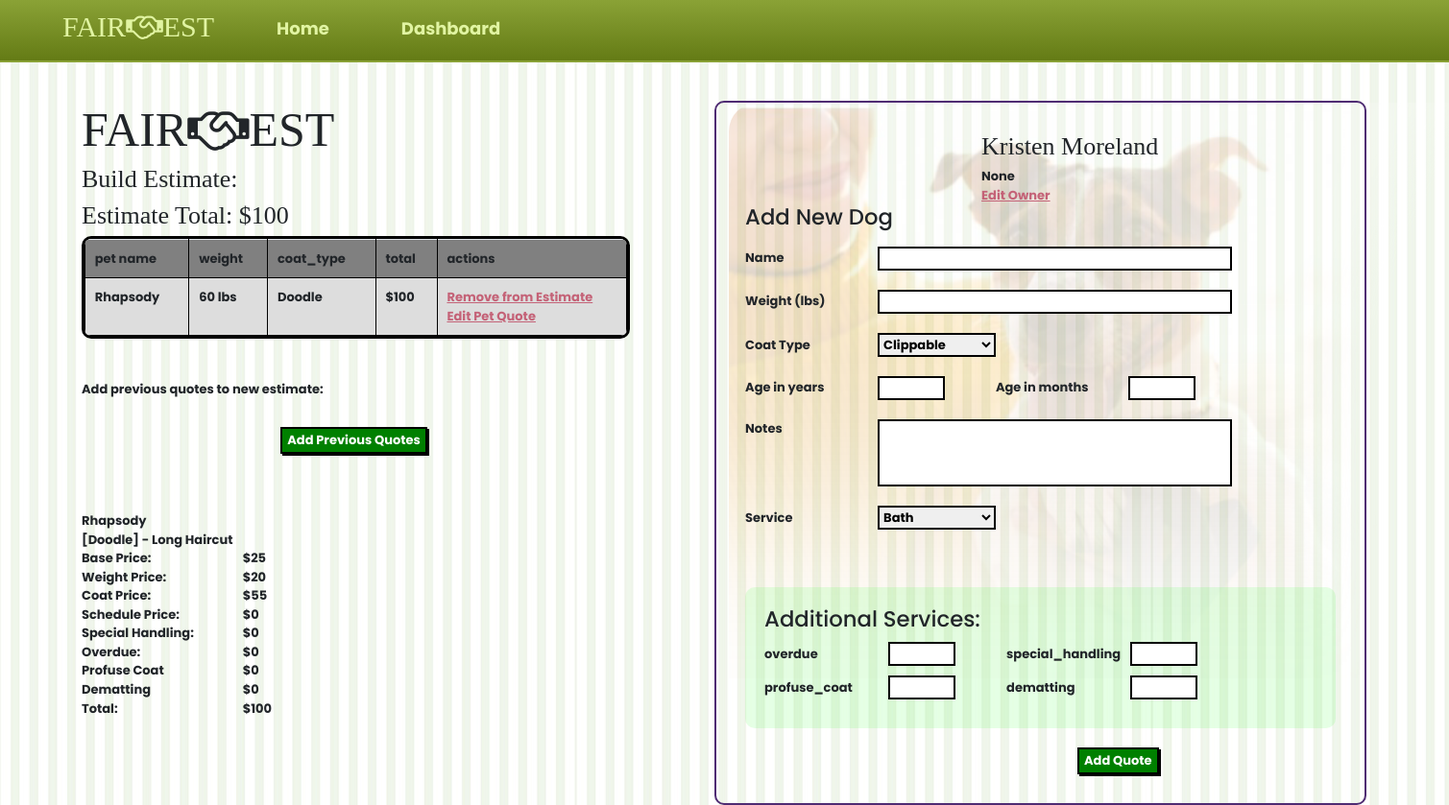
The page /add_quotes_to_estimate/2 on the database as committed earlier.
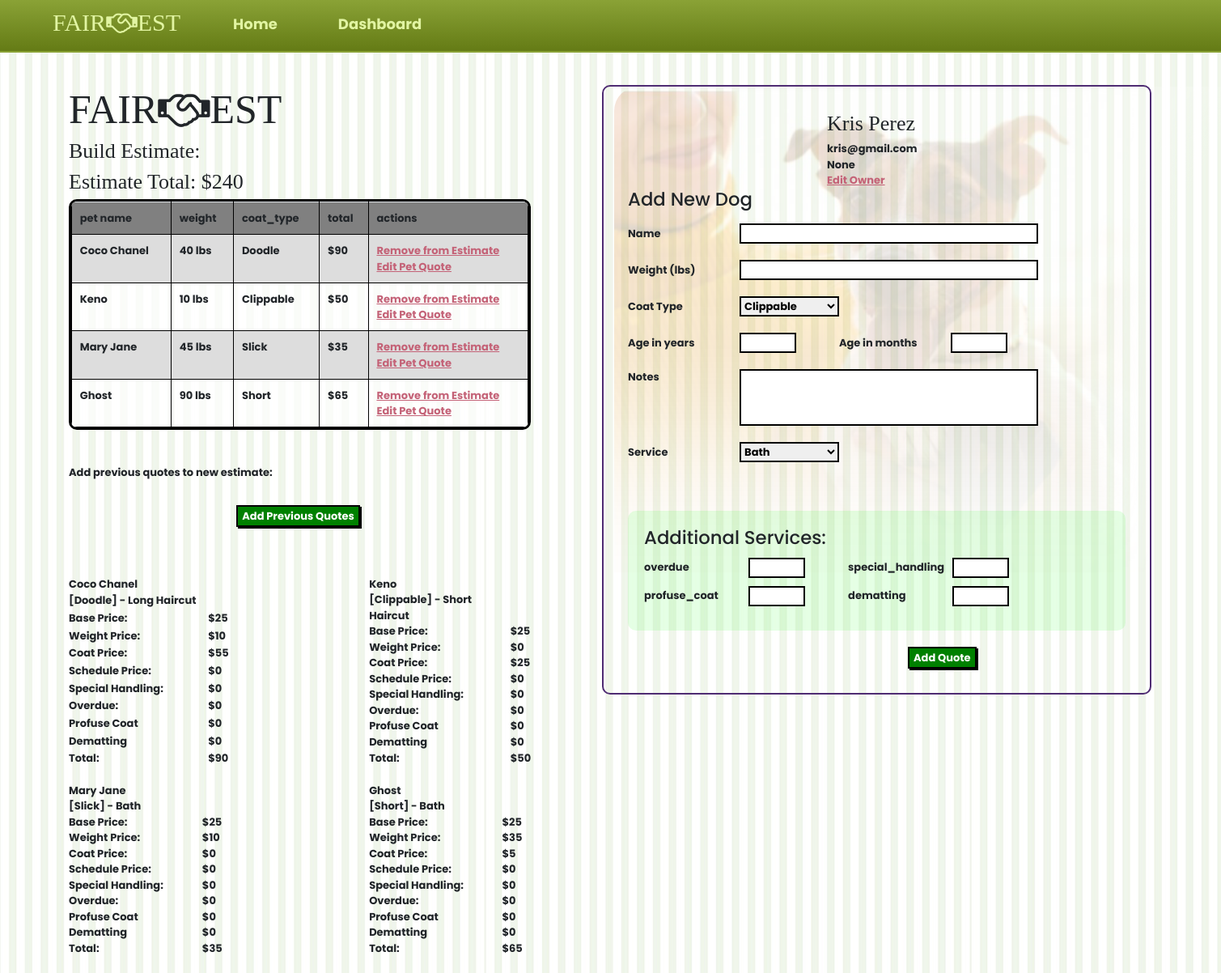
The same page on the database as committed later.
### app_one/models.py (models this page shows, shortened)
class Estimate(models.Model):
    owner = models.ForeignKey(Owner, related_name = 'estimates', on_delete= models.CASCADE)
    created_at = models.DateTimeField(auto_now_add=True)
    updated_at = models.DateTimeField(auto_now=True)
    @property
    def total(self):
        total = 0;
        for quote in self.quotes.all():
            total += quote.total
        return total

class Quote(models.Model):
    price_book = models.ForeignKey('Price_Book', related_name = 'quotes', on_delete = models.CASCADE)
    service = models.ForeignKey(Service, related_name = "quotes", on_delete = models.CASCADE)
    dog = models.ForeignKey(Dog, related_name = 'quotes', on_delete = models.CASCADE)
    owner = models.ForeignKey(Owner, related_name = 'quotes', on_delete = models.CASCADE)
    overdue = models.IntegerField( default = 0 )
    special = models.IntegerField( default = 0)
    profuse = models.IntegerField( default = 0)
    dematting = models.IntegerField( default = 0)
    shedless = models.IntegerField(default = 0)
    service_price = models.IntegerField(default = 0)
    weight_price = models.IntegerField(null=True)
    coat_price = models.IntegerField(null=True)
    estimate = models.ManyToManyField(Estimate, related_name = "quotes")
    total = models.IntegerField( default = 0 )
    on_schedule = models.BooleanField(default = True)
    schedule_price =  models.IntegerField(null=True)
    created_at = models.DateTimeField(auto_now_add=True)
    updated_at = models.DateTimeField(auto_now=True)
    def set_service_price (self):
        self.service_price = 0
        coat_haircut = {
                'Slick' : 10,
                'Short' : 20,
                'Medium' : 10,
                'Clippable' : 15,
                'Doodle' : 30,
                'Double' : 10,
                'Long Double' : 15,
            }
        if self.service.name == 'Short Haircut':
            for key,value in coat_haircut.items():
                if self.dog.coat.name == key:
                    self.service_price += value
        elif self.service.name == 'Long Haircut':
            for key,value in coat_haircut.items():
                if self.dog.coat.name == key:
                    self.service_price += value + 5
        elif self.service.name == 'Bath' and self.dog.coat.name =='Doodle':
            self.service_price += 10
        else:
            self.service_price = 0
        return self.service_price
    def setTotal(self):
        if self.on_schedule == False:
            self.schedule_price = self.price_book.off_schedule
        else:
            self.schedule_price = 0
            print(f'weight {self.weight_price} coat {self.coat_price}, service {self.service_price}')
        self.total = self.price_book.base_price + self.weight_price + self.coat_price  + self.overdue + self.schedule_price + self.overdue +self.special + self.profuse + self.dematting
        return self
    def calc_coat_price(self):
        coat_price = 0;
        coat_dict = {
            'Slick' : 0,
            'Short' : 5,
            'Medium' : 10,
            'Clippable' : 10,
            'Doodle' : 20,
            'Double' : 15,
            'Long Double' : 25,
        }
        for key,value in coat_dict.items():
            if self.dog.coat.name == key:
                self.coat_price = self.service_price + value
        return self.coat_price
    def calc_weight_price(self):
        weight_arr = [0,0,0,5,10,15,20,25,30,35,40,45,50,55,60,65,70,75,80,85,90]
        self.weight_price = weight_arr[round(int(self.dog.weight)/10)]
        return self.weight_price
    def __init__(self,*args, **kwargs):
        super(Quote,self).__init__(*args, **kwargs)
        self.calc_coat_price()
        self.calc_weight_price()
        self.set_service_price()
        self.setTotal()

class Dog(models.Model):
    name = models.CharField(max_length=30)
    weight = models.IntegerField()
    years = models.IntegerField(null = True)
    months = models.IntegerField(null = True)
    notes = models.CharField(max_length=255, null = True)
    coat = models.ForeignKey(Coat_Type, related_name = 'dogs', on_delete = models.CASCADE)
    owner = models.ForeignKey(Owner, related_name = 'dogs', on_delete = models.CASCADE)
    estimate = models.ManyToManyField('Estimate', related_name = "dogs")
    created_at = models.DateTimeField(auto_now_add=True)
    updated_at = models.DateTimeField(auto_now=True)
    objects = DogManager()

class Coat_Type(models.Model):
    name = models.CharField(max_length=30)
    desc = models.CharField(max_length=255)
    examples = models.CharField(max_length=255)
    created_at = models.DateTimeField(auto_now_add=True)
    updated_at = models.DateTimeField(auto_now=True)

class Service(models.Model):
    name = models.CharField(max_length=30)
    price = models.IntegerField()
    desc =  models.CharField(null = True, max_length=255)
    price_book = models.ForeignKey('Price_Book', related_name = 'services', on_delete=models.CASCADE)
    created_at = models.DateTimeField(auto_now_add=True)
    updated_at = models.DateTimeField(auto_now=True)

class Price_Book(models.Model):
    base_price = models.IntegerField(default = 25)
    off_schedule =  models.IntegerField(default = 5)
    clean_feet =  models.IntegerField(default = 5)
    short_haircut =  models.IntegerField(default = 10)
    scissor_haircut =  models.IntegerField(default = 15)
    special_handling  = models.IntegerField(default = 10)
    shedless =  models.IntegerField(default = 15)
    created_at = models.DateTimeField(auto_now_add=True)
    updated_at = models.DateTimeField(auto_now=True)

class Owner(models.Model):
    first = models.CharField(max_length=30, null = True)
    last = models.CharField(max_length=30)
    email = models.CharField(max_length=255, null = True)
    phone = models.CharField(max_length=255,null = True)
    notes = models.CharField(max_length=255, null = True)
    created_at = models.DateTimeField(auto_now_add=True)
    updated_at = models.DateTimeField(auto_now=True)

### app_one/views.py (the view)
# urls.py: path('add_quotes_to_estimate/<int:estimate_id>', views.add_quotes_to_estimate),
def add_quotes_to_estimate(request,estimate_id):
    post = request.POST
    print(post)
    print(estimate_id)
    estimate = Estimate.objects.get(id=estimate_id)
    context = {
        'coats' : Coat_Type.objects.all(),
        'estimate' : Estimate.objects.get(id=estimate_id),
        'owner' : Owner.objects.get(id=estimate.owner.id),
        'services': Service.objects.all()
    }
    return render(request,'add_quotes_to_estimate.html', context)

### app_one/templates/add_quotes_to_estimate.html (shortened to what this page needs)
<!DOCTYPE html>
<html lang="en">
<head>
    <link rel="stylesheet" href="https://stackpath.bootstrapcdn.com/bootstrap/4.5.2/css/bootstrap.min.css">
    <link rel="stylesheet" href="https://cdnjs.cloudflare.com/ajax/libs/font-awesome/4.7.0/css/font-awesome.min.css">
    {% load static %}
    <link rel="stylesheet" href="{% static 'global.css' %}">
    <link rel="stylesheet" href="{% static 'add_quotes_to_estimate.css' %}">
</head>
<body>
    <div id="CANVAS_long">
        <div id="TOP_long">
            <nav>
                <div class="nav_left">
                    <h2 class = 'nav_logo'> FAIR<i class="fa fa-handshake-o nav"></i>EST</h2>
                    <a href='/dashboard' class = 'h2_nav'> Home</a>
                    <a class = 'nav_right h2_nav' href = '/dashboard'>Dashboard</a>
                </div>
            </nav>
        </div>
        <div id="interface_block_two">
            <div id="left_main">
                <div class="top">
                    <h2 class = 'logo'> FAIR<i class="fa fa-handshake-o nav"></i>EST</h2>
                    <h2> Build Estimate:</h2>
                </div>
                <h2>Estimate Total: ${{estimate.total}}</h2>
                    <div class="table">
                        <table>
                            <tr>
                                <th class= "name">pet name</th>
                                <th class = 'weight'>weight</th>
                                <th class = 'coat_type'>coat_type</th>
                                <th class = 'total'>total</th>
                                <th class = 'actions'>actions</th>
                            </tr>
                            {% for quote in estimate.quotes.all %}
                            <tr>
                                <td>{{quote.dog.name}}</td>
                                <td>{{quote.dog.weight}} lbs</td>
                                <td>{{quote.dog.coat.name}}</td>
                                <td>${{quote.total}}</td>
                                <td>
                                    <a class = 'in_page' href = '/process_remove_dog_from_estimate/{{quote.id}}/{{estimate.id}}'>Remove from Estimate</a>
                                    <a class = 'in_page' href = '/edit_quote/{{quote.id}}/1/{{estimate.id}}'>Edit Pet Quote</a>
                                </td>
                            </tr>
                            {% endfor %}
                        </table>
                    </div>
                <div class = 'form_row'>
                    <form action="/process_add_quote_to_estimate/{{estimate.id}}" method="post">
                    <p class = 'form_group_title'>Add previous quotes to new estimate: </p>
                    <div class="form_row_button"><button class ='form_button' type ='submit' name = 'button_press' value='0'> Add Previous Quotes</button></div>
                </div>
                <div class="quotes">
                    {% for quote in estimate.quotes.all %}
                    <table class = 'clear'>
                        <tr>
                            <th>{{quote.dog.name}}</th>
                            <th></th>
                        </tr>
                        <tr>
                            <td> [{{quote.dog.coat.name}}] - {{quote.service.name}}</td>
                            <td></td>
                        </tr>
                        <tr>
                            <td>Base Price:</td>
                            <td>${{quote.price_book.base_price}}</td>
                        </tr>
                        <tr>
                            <td>Weight Price: </td>
                            <td>${{quote.weight_price}}</td>
                        </tr>
                        <tr>
                            <td>Coat Price: </td>
                            <td>${{quote.coat_price}}</td>
                        </tr>
                        <tr>
                            <td>Schedule Price: </td>
                            <td>${{quote.schedule_price}}</td>
                        </tr>
                        <tr>
                            <td>Special Handling:</td>
                            <td>${{quote.special}}</td>
                        </tr>
                        <tr>
                            <td>Overdue: </td>
                            <td>${{quote.overdue}}</td>
                        </tr>
                        <tr>
                            <td>Profuse Coat</td>
                            <td>${{quote.profuse}}</td>
                        </tr>
                        <tr>
                            <td>Dematting</td>
                            <td>${{quote.dematting}}</td>
                        </tr>
                        <tr>
                            <th>Total:</th>
                            <th>${{quote.total}}</th>
                        </tr>
                    </table>
                    {% endfor %}
                    </div>
            </div>
            <div id="right_main">
                <div class="owner">
                    <div class="o_left">
                        <img class = 'icon' src = '/static/images/inhands.png' >
                    </div>
                    <div class="o_right">
                        <h2>{{estimate.owner.first}} {{estimate.owner.last}}</h2>
                        <p>{{estimate.owner.email}}</p>
                        <p>{{estimate.owner.phone}}</p>
                        <a href = '/edit_owner/{{estimate.owner.id}}/1/0/{{estimate.id}}'>Edit Owner</a>
                    </div>
                </div>
                    <h3>Add New Dog</h3>
                    <div class="form_row"><label class ='form_label' for = 'pet_name'> Name </label>
                        <input class='form_input' name = 'pet_name' type = 'text'>
                    </div>
                    <div class="form_row"><label class ='form_label' for = 'weight'> Weight (lbs) </label>
                        <input class='form_input' name = 'weight' type = 'number'>
                    </div>
                    <div class="form_row">
                    <label class ='form_label' for = 'form_select'>Coat Type </label>
                    <select class = 'form_select' name = 'coat_type'>
                        {%for coat in coats %}
                        <option value = {{coat.id}}>{{coat.name}}</option>
                        {% endfor %}
                    </select>
                </div>
                        <div class="form_row">
                            <label class ='form_label' for = 'years'>Age in years</label>
                            <input class='form_input age' name = 'years' type = 'number'>
                            <label class ='form_label' for = 'months'>Age in months</label>
                            <input class='form_input age' name = 'months' type = 'number'>
                        </div>
                    <div class="form_row"><label class ='form_label' for = 'notes'>Notes </label>
                        <textarea class='form_textarea'  name = 'notes'>{{quote.dog.notes}}</textarea>
                    </div>
                    <div class="form_row">
                        <label class ='form_label' for = 'form_select'>Service </label>
                        <select class = 'form_select' name = 'service'>
                            {% for service in services %}
                            {% if dog.service.name == service.name %}
                            <option value = '{{service.name}}' selected>{{service.name}}</option>
                            {% else %}
                            <option value = '{{service.name}}' >{{service.name}}</option>
                            {% endif %}
                            {% endfor %}
                        </select>
                    </div>
                    <div class="add_ons">
                        <h3> Additional Services: </h3>
                        <div class="form_row">
                            <label class ='form_label' for = 'overdue'>overdue </label>
                            <input value= "{{quote.overdue}}"class='form_input  age' name = 'overdue' type = 'number'>
                            <label class ='form_label' for = 'special'>special_handling </label>
                            <input value= "{{quote.special}}"class='form_input age' name = 'special' type = 'number'>
                        </div>
                        <div class="form_row">
                            <label class ='form_label' for = 'profuse'>profuse_coat </label>
                            <input value= "{{quote.profuse}}"class='form_input age' name = 'profuse' type = 'number'>
                            <label class ='form_label' for = 'dematting'>dematting </label>
                            <input value= "{{quote.dematting}}"class='form_input age' name = 'dematting' type = 'number'>
                        </div>
                    </div>
                    <div class="form_row_button"><button class ='form_button' type ='submit' name = 'button_press' value='1'> Add Quote</button></div>
            </div>
        </div>
    </div>
</body>
</html>

Rows that differ between the two databases and show on the page:
no longer on this page (row edited): Quote: dog.name "Rhapsody", dog.weight "60", dog.coat.name "Doodle", total "100", service.name "Long Haircut", price_book.base_price "25", weight_price "20", coat_price "55", schedule_price "0", special "0", overdue "0", profuse "0", dematting "0"
changed Estimate "None": total "100" → "240"; owner.first "Kristen" → "Kris"; owner.last "Moreland" → "Perez"; owner.email (not shown) → "kris@gmail.com"
added Quote: dog.name "Coco Chanel", dog.weight "40", dog.coat.name "Doodle", total "90", service.name "Long Haircut", price_book.base_price "25", weight_price "10", coat_price "55", schedule_price "0", special "0", overdue "0", profuse "0", dematting "0"
added Quote: dog.name "Keno", dog.weight "10", dog.coat.name "Clippable", total "50", service.name "Short Haircut", price_book.base_price "25", weight_price "0", coat_price "25", schedule_price "0", special "0", overdue "0", profuse "0", dematting "0"
added Quote: dog.name "Mary Jane", dog.weight "45", dog.coat.name "Slick", total "35", service.name "Bath", price_book.base_price "25", weight_price "10", coat_price "0", schedule_price "0", special "0", overdue "0", profuse "0", dematting "0"
added Quote: dog.name "Ghost", dog.weight "90", dog.coat.name "Short", total "65", service.name "Bath", price_book.base_price "25", weight_price "35", coat_price "5", schedule_price "0", special "0", overdue "0", profuse "0", dematting "0"
